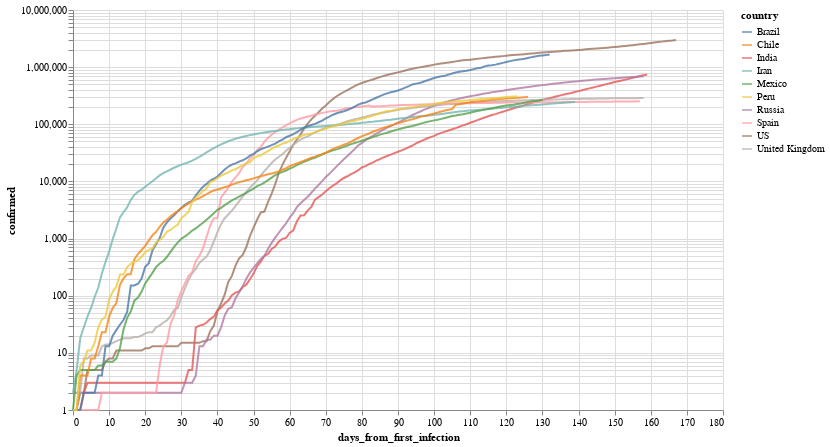

Here is the notebook cell this chart was saved with:
### Markdown cell above
Por ejemplo, evolución (interactiva!) de los paises con mas infectados

### Code cell
total_confirmed_by_country = global_df.groupby('country').confirmed.max().sort_values(ascending=False)
selected_countries = total_confirmed_by_country[total_confirmed_by_country > 1000].index

plot_df = global_df[
    (global_df.confirmed > 0) & 
    (global_df.country.isin(selected_countries[:10]))
].sort_values('date')

selection = alt.selection_multi(
    fields=['country'], 
    bind='legend', 
    init=[{'country': c} for c in selected_countries[:10]]
)


(
    alt.Chart(plot_df)
       .mark_line()
       .encode(
           x='days_from_first_infection', 
           y=alt.Y('confirmed', scale=alt.Scale(type='log')), 
           color='country',
           opacity=alt.condition(selection, alt.value(.8), alt.value(.05))
       ).add_selection(selection)
        .properties(width=650, height=400)
       
)

### Figure 1 — Vega-Lite specification as saved in the notebook (floating-point values rounded to 4 significant figures; data arrays with more than 128 entries replaced by an {"elided": "..."} marker saying what was removed)
{"config": {"view": {"continuousWidth": 400, "continuousHeight": 300}}, "data": {"name": "data-70443bc1aa14995aea018429cc5e39f0"}, "mark": "line", "encoding": {"color": {"type": "nominal", "field": "country"}, "opacity": {"condition": {"value": 0.8, "selection": "selector001"}, "value": 0.05}, "x": {"type": "quantitative", "field": "days_from_first_infection"}, "y": {"type": "quantitative", "field": "confirmed", "scale": {"type": "log"}}}, "height": 400, "selection": {"selector001": {"type": "multi", "fields": ["country"], "bind": "legend", "init": [{"country": "US"}, {"country": "Brazil"}, {"country": "India"}, {"country": "Russia"}, {"country": "Peru"}, {"country": "Chile"}, {"country": "United Kingdom"}, {"country": "Mexico"}, {"country": "Spain"}, {"country": "Iran"}]}}, "width": 650, "$schema": "https://vega.github.io/schema/vega-lite/v4.8.1.json", "datasets": {"data-70443bc1aa14995aea018429cc5e39f0": {"elided": "1459 records"}}}
